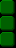

This is a level from a 2D game, rendered from its Tiled map with the project's own tilesets. A one-line summary and the complete map file follow:
An orthogonal 1x3 tile map with 16x16 px tiles, 1 tile layer (tiles layer).

<map version="1.10" tiledversion="1.11.0" orientation="orthogonal" renderorder="right-down" width="1" height="3" tilewidth="16" tileheight="16" infinite="0" nextlayerid="2" nextobjectid="1">
 <tileset firstgid="1" source="bricks_big.tsx" />
 <layer id="1" name="tiles layer" width="1" height="3">
  <data encoding="csv">
4,
4,
4
</data>
 </layer>
</map>
